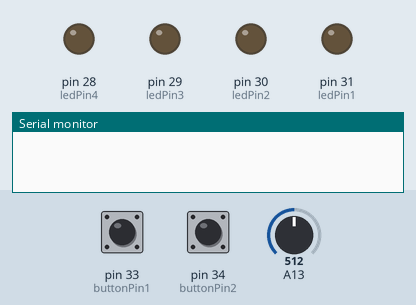
This sketch was run on a simulated Arduino Mega 2560, built with avr-gcc and run on an emulated ATmega2560. On the bench: output pins drawn as LEDs (lit = HIGH), the last lines printed to the serial monitor. Dashed ring = blinking. Inputs (shaded band) come from the test bench; at power-on: pin 33 (buttonPin1) LOW, pin 34 (buttonPin2) LOW, A13 = 512.

Above: at 1.2 s.
1.3 s: pin 33 (buttonPin1) pulled HIGH for 3.2 s
At 1.7 s:
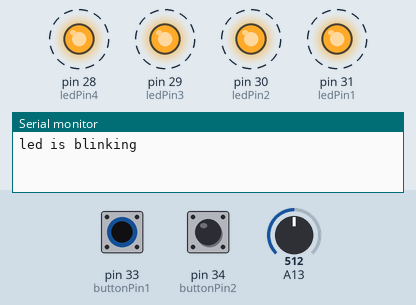
6.3 s: pin 34 (buttonPin2) pulled HIGH for 0.15 s
At 6.7 s:
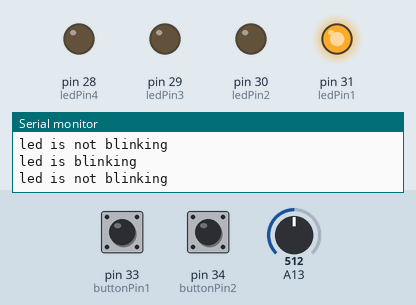
9.4 s: pin 34 (buttonPin2) pulled HIGH for 1 s
At 10.3 s:
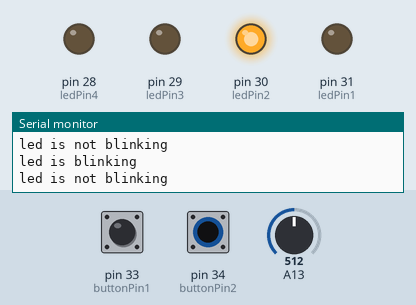
12.9 s: pin 34 (buttonPin2) pulled HIGH for 3.2 s
At 14.3 s:
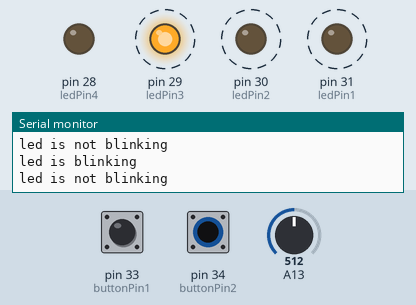
Timing chart, 0 to 18.5 s (numbered marks = the images above; inputs shaded):
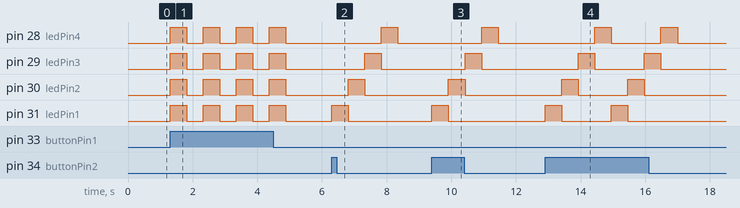

Measured:
- after the input at 1.3 s, pin 28 (ledPin4), pin 29 (ledPin3), pin 30 (ledPin2), pin 31 (ledPin1): alternates HIGH for 0.51 s and LOW for 0.51 s, 8 changes in all, then stays LOW, starting at once
- after the input at 6.3 s, pin 28 (ledPin4): LOW → HIGH after 1.5 s, → LOW 0.51 s later; pin 29 (ledPin3): LOW → HIGH after 1.0 s, → LOW 0.51 s later; pin 30 (ledPin2): LOW → HIGH after 0.51 s, → LOW 0.51 s later; pin 31 (ledPin1): LOW → HIGH at once, → LOW 0.51 s later
- after the input at 9.4 s, pin 28 (ledPin4): LOW → HIGH after 1.5 s, → LOW 0.51 s later; pin 29 (ledPin3): LOW → HIGH after 1.0 s, → LOW 0.51 s later; pin 30 (ledPin2): LOW → HIGH after 0.51 s, → LOW 0.51 s later; pin 31 (ledPin1): LOW → HIGH at once, → LOW 0.51 s later
- after the input at 12.9 s, pin 28 (ledPin4): alternates HIGH for 0.51 s and LOW for 1.5 s, starting after 1.5 s; pin 29 (ledPin3): alternates HIGH for 0.51 s and LOW for 1.5 s, starting after 1.0 s

The sketch:

LED.ino
```cpp
  int ledPin1 = 31;
  int ledPin2 = 30;
  int ledPin3 = 29;
  int ledPin4 = 28;
  int buttonPin1 = 33;
  int buttonPin2 = 34;
  int potValue = 0 ;

void setup() {
  pinMode(ledPin1 , OUTPUT);
  pinMode(ledPin2 , OUTPUT);
  pinMode (ledPin3 , OUTPUT);
  pinMode(ledPin4 , OUTPUT);
  pinMode(buttonPin1, INPUT);
  pinMode(buttonPin2, INPUT);
  pinMode(31, OUTPUT);
  Serial.begin(9600);
  }

void loop() {
  potValue = analogRead(A13);

  if (digitalRead(buttonPin1) == HIGH) {
    Serial.println("led is blinking");
    digitalWrite(ledPin1, HIGH);
    digitalWrite(ledPin2, HIGH);
    digitalWrite(ledPin3, HIGH);
    digitalWrite(ledPin4, HIGH);
    delay(potValue);
    Serial.println("led is not blinking");
    digitalWrite(ledPin1, LOW);
    digitalWrite(ledPin2, LOW);
    digitalWrite(ledPin3, LOW);
    digitalWrite(ledPin4, LOW);
    delay(potValue);
  }

  if (digitalRead(buttonPin2) == HIGH) {
    digitalWrite (ledPin1, HIGH);
    delay(potValue);
    digitalWrite(ledPin1, LOW);
    digitalWrite(ledPin2, HIGH);
    delay(potValue);
    digitalWrite(ledPin2, LOW);
    digitalWrite(ledPin3, HIGH);
    delay(potValue);
    digitalWrite(ledPin3, LOW);
    digitalWrite(ledPin4, HIGH);
    delay(potValue);
    digitalWrite(ledPin4, LOW);
  }
}
```
